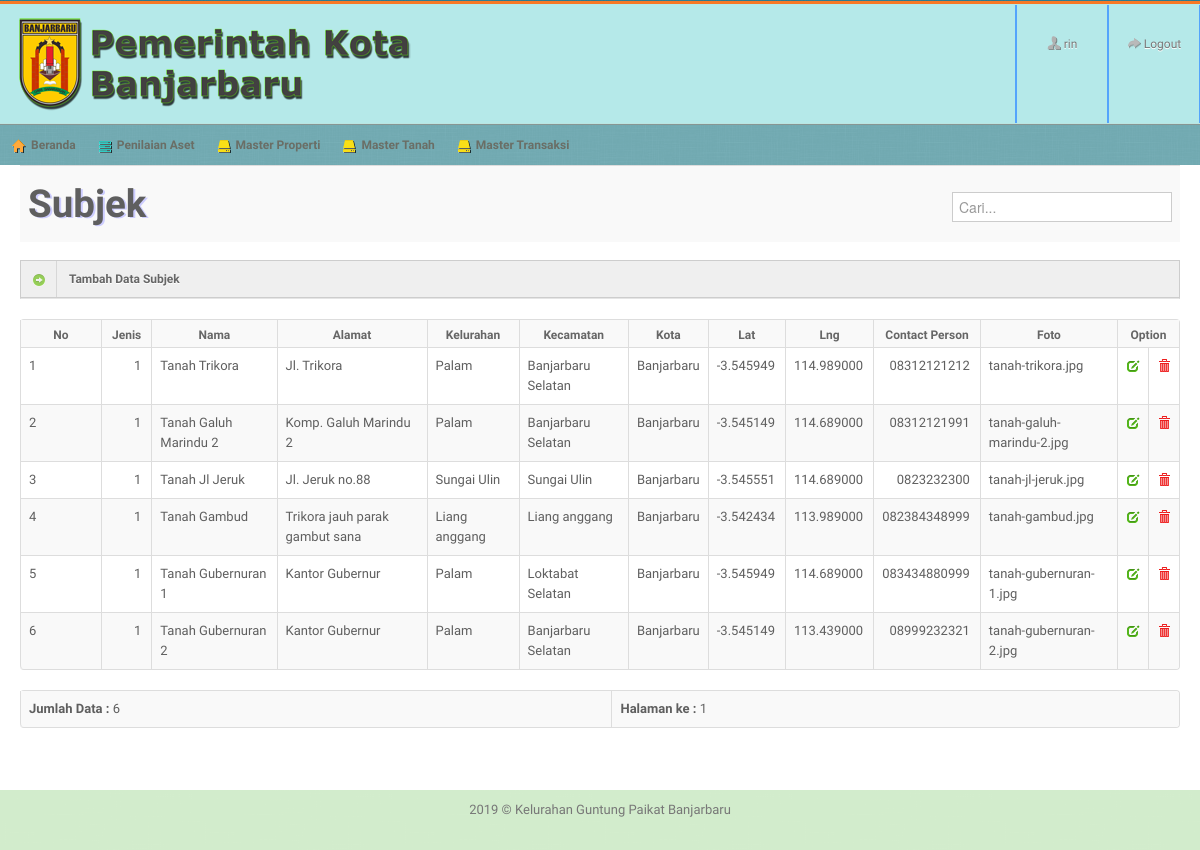
Page /?page=Subjek-Data (signed in) on the committed database.
### tables this page shows
CREATE TABLE IF NOT EXISTS `subjek` (
  `id` int(11) NOT NULL,
  `created_at` datetime NOT NULL DEFAULT CURRENT_TIMESTAMP,
  `updated_at` datetime NOT NULL DEFAULT CURRENT_TIMESTAMP ON UPDATE CURRENT_TIMESTAMP,
  `status` int(11) DEFAULT '0',
  `id_jenis` int(11) DEFAULT NULL,
  `nama` varchar(100) DEFAULT NULL,
  `alamat` varchar(255) DEFAULT NULL,
  `kelurahan` varchar(255) DEFAULT NULL,
  `kecamatan` varchar(255) DEFAULT NULL,
  `kota` varchar(255) DEFAULT NULL,
  `lat` decimal(9,6) DEFAULT NULL,
  `lng` decimal(9,6) DEFAULT NULL,
  `contact_person` varchar(13) DEFAULT NULL,
  `foto` varchar(255) DEFAULT NULL
);

### lib/library-secondary.php (the view, shortened to what this page needs)
<?php
function tampilTabel($koneksidb,$pageSql, $tableName,$field,$formName,$hal,$row){
	$pageNew = mysqli_query($koneksidb, $pageSql." ORDER BY ".$field[1]." ASC LIMIT $hal, $row") or die ("error paging new : ".$pageSql);
	$nomor  = 1;
	while ($kolomData = mysqli_fetch_array($pageNew)) {
		$Kode = $kolomData[$field[0]];
		echo("<tr>");
		echo("<td align=\"center\">".$nomor++."</td>");
		$i=4;
		while($i<=count($field)-1){
			if (is_numeric($kolomData[$field[$i]]))
				{
				echo("<td class='right'> ".$kolomData[$field[$i]]." </td>");
				}
			else
			echo("<td> ".$kolomData[$field[$i]]." </td>");
			$i++;
		}
		echo("<td class=\"cc\" align=\"center\"><a href=\"?page=".$formName."-Edit&Kode=".$Kode." \" target=\"_self\"><i class=\"icon-edit\"></i></a></td>");
		echo("<td class=\"cc\" align=\"center\"><a href=\"?page=". $formName."-Delete&Kode=".$Kode." \" onclick=\"return confirm('Anda Yakin menghapus Data ".$formName." dengan ".$field[4]." ".$kolomData[4]."? ')\"><i class=\"icon-trash\"></i></a></td>");
		echo("</tr>");
	}
}
function tabelFooter($jml,$row,$max,$formName){
	echo("<table class=\"table table-bordered table-striped\">");
	echo("<tr><td><strong>Jumlah Data :</strong> ".$jml."</td>
	<td align=\"right\"><b>Halaman ke :</b> ");
	for ($h = 1; $h <= $max; $h++) {
	$list[$h] = $row * $h - $row;
	echo " <a href='?page=".$formName."-Data&hal=$list[$h]'>$h</a> ";
	}
	echo "	</td> </tr> 	</table>";
}
?>

### css/maruti-style.css (style rules this page uses)
.right { text-align:right !important; padding-right:10px !important; }
* { outline:none !important; -moz-outline: none !important; }
body { overflow-x: hidden; margin-top: -9px; font-family: 'Play', Tahoma; }

### css/maruti-media.css (style rules this page uses)
body { background:url(../images/backgrounds/blue.jpg) repeat; }

### rows in the picture
subjek: id_jenis "1", nama "Tanah Trikora", alamat "Jl. Trikora", kelurahan "Palam", kecamatan "Banjarbaru Selatan", kota "Banjarbaru", lat "-3.545949", lng "114.989000", contact_person "08312121212", foto "tanah-trikora.jpg"
subjek: id_jenis "1", nama "Tanah Galuh Marindu 2", alamat "Komp. Galuh Marindu 2", kelurahan "Palam", kecamatan "Banjarbaru Selatan", kota "Banjarbaru", lat "-3.545149", lng "114.689000", contact_person "08312121991", foto "tanah-galuh-marindu-2.jpg"
subjek: id_jenis "1", nama "Tanah Jl Jeruk", alamat "Jl. Jeruk no.88", kelurahan "Sungai Ulin", kecamatan "Sungai Ulin", kota "Banjarbaru", lat "-3.545551", lng "114.689000", contact_person "0823232300", foto "tanah-jl-jeruk.jpg"
subjek: id_jenis "1", nama "Tanah Gambud", alamat "Trikora jauh parak gambut sana", kelurahan "Liang anggang", kecamatan "Liang anggang", kota "Banjarbaru", lat "-3.542434", lng "113.989000", contact_person "082384348999", foto "tanah-gambud.jpg"
subjek: id_jenis "1", nama "Tanah Gubernuran 1", alamat "Kantor Gubernur", kelurahan "Palam", kecamatan "Loktabat Selatan", kota "Banjarbaru", lat "-3.545949", lng "114.689000", contact_person "083434880999", foto "tanah-gubernuran-1.jpg"
subjek: id_jenis "1", nama "Tanah Gubernuran 2", alamat "Kantor Gubernur", kelurahan "Palam", kecamatan "Banjarbaru Selatan", kota "Banjarbaru", lat "-3.545149", lng "113.439000", contact_person "08999232321", foto "tanah-gubernuran-2.jpg"

### other values in the picture
$_SESSION['SES_LOGIN'] "rin"
$formName "Subjek"
$isian[4] "Jenis"
$isian[5] "Nama"
$isian[6] "Alamat"
$isian[7] "Kelurahan"
$isian[8] "Kecamatan"
$isian[9] "Kota"
$isian[10] "Lat"
$isian[11] "Lng"
$isian[12] "Contact Person"
$isian[13] "Foto"
$jml "6"
